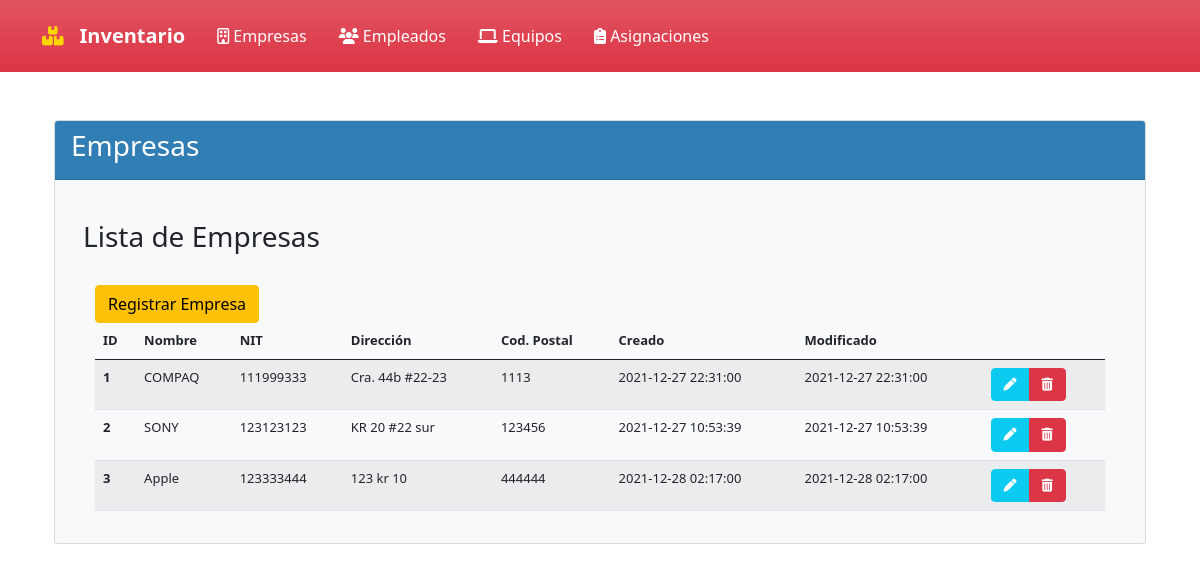
/?controlador=Empresas&accion=Empresas, run on an earlier commit of the app's database.
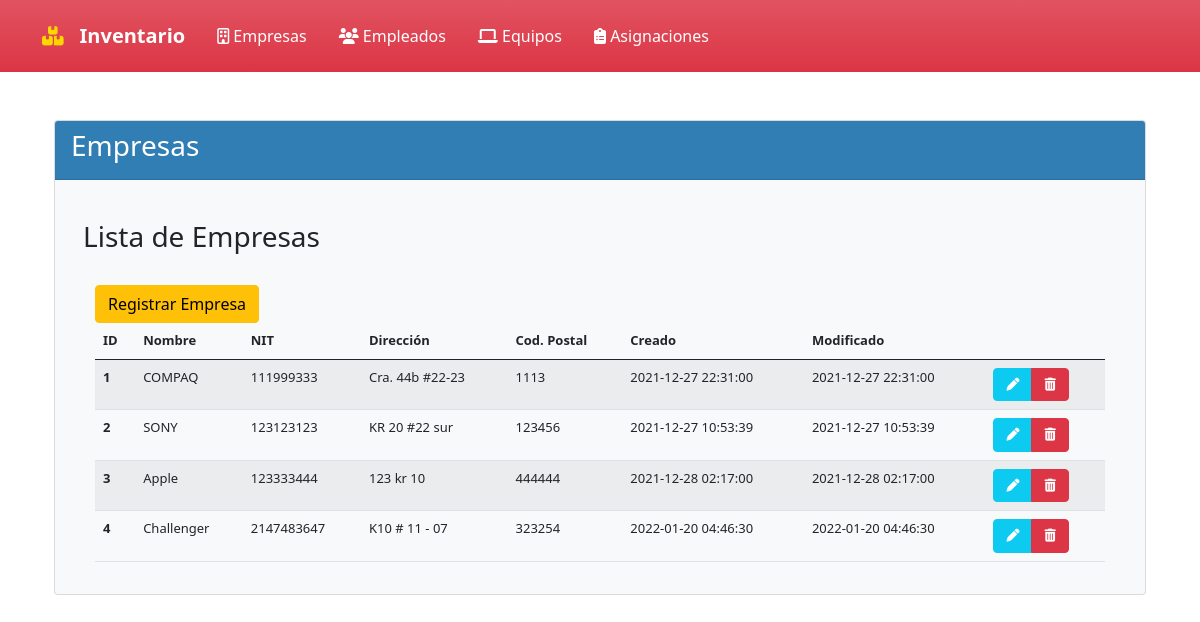
And on a later commit of the database.
### tables this page shows
CREATE TABLE EMPRESA(
ID_EMPRESA INT PRIMARY KEY AUTO_INCREMENT NOT NULL,
RAZON_SOCIAL_EMPRESA VARCHAR (50) NOT NULL,
NIT_EMPRESA INT (9) NOT NULL UNIQUE,
DIRECCION_EMPRESA VARCHAR (50) NOT NULL,
CODIGO_POSTAL_EMPRESA INT (6) NOT NULL,
ESTADO VARCHAR (8) NOT NULL,
CREATED_AT DATETIME NOT NULL,
UPDATED_AT DATETIME NOT NULL
);

### Controllers/controladorEmpresas.php (called while the page is built, shortened)
<?php
include_once("Models/modeloEmpresas.php");
class controladorEmpresas{
    public function Empresas(){
        $empresas= modeloEmpresas::selectEmpresas();
        include_once("Views/Empresas/Empresas.php");
    }
}
?>

### Router.php (called while the page is built, shortened)
<?php
$controlador = new $objControlador();
$accion = ucfirst($accion);
$controlador->$accion();
?>

### Index.php (called while the page is built, shortened)
<?php
    require_once("Views/Template.php");
?>

### Models/modeloEmpresas.php (called while the page is built, shortened)
<?php
class modeloEmpresas{
    public function __construct(
        $ID_EMPRESA,
        $RAZON_SOCIAL_EMPRESA,
        $NIT_EMPRESA,
        $DIRECCION_EMPRESA,
        $CODIGO_POSTAL_EMPRESA,
        $ESTADO,
        $CREATED_AT,
        $UPDATED_AT
        ){
        $this->ID_EMPRESA=$ID_EMPRESA;
        $this->RAZON_SOCIAL_EMPRESA=$RAZON_SOCIAL_EMPRESA;
        $this->NIT_EMPRESA=$NIT_EMPRESA;
        $this->DIRECCION_EMPRESA=$DIRECCION_EMPRESA;
        $this->CODIGO_POSTAL_EMPRESA=$CODIGO_POSTAL_EMPRESA;
        $this->CREATED_AT=$CREATED_AT;
        $this->UPDATED_AT=$UPDATED_AT;
    }
    public static function selectEmpresas(){
        $listaEmpresas=[];
        $conexionDB=connectionDB::crearInstancia();
        $sql = $conexionDB->query("SELECT * FROM EMPRESA  WHERE ESTADO = 'ACTIVO'");
        foreach($sql->fetchAll() as $empresa){
            $listaEmpresas[]=new modeloEmpresas($empresa['ID_EMPRESA'],$empresa['RAZON_SOCIAL_EMPRESA'],$empresa['NIT_EMPRESA'],$empresa['DIRECCION_EMPRESA'],$empresa['CODIGO_POSTAL_EMPRESA'],$empresa['ESTADO'],$empresa['CREATED_AT'],$empresa['UPDATED_AT']);
        };
        return $listaEmpresas;
    }
}
?>

### Views/Empresas/Empresas.php (the view, shortened to what the changed rows need)
<!doctype html>
<html lang="es">
    <head>
        <link rel="stylesheet" href="https://cdn.jsdelivr.net/npm/bootstrap@5.0.2/dist/css/bootstrap.min.css">
    </head>
    <body>
        <div class="container-sm">
            <br>
            <div class="card text-dark bg-light">
                <div class="card-body">
                    <div class="container-sm">
                        <br>
                        <div class="container">
                            <br>
                            <br>
                            <table id="companyTable" class="table table-striped table-hover">
                                <thead>
                                    <tr>
                                        <th scope="col" style="font-size: small;"> ID </th>
                                        <th scope="col" style="font-size: small;"> Nombre </th>
                                        <th scope="col" style="font-size: small;"> NIT </th>
                                        <th scope="col" style="font-size: small;"> Dirección </th>
                                        <th scope="col" style="font-size: small;"> Cod. Postal </th>
                                        <th scope="col" style="font-size: small;"> Creado </th>
                                        <th scope="col" style="font-size: small;"> Modificado </th>
                                        <th scope="col" style="font-size: small;">  </th>
                                    </tr>
                                </thead>
                                <tbody>
                                    <?php foreach($empresas as $empresa){?>
                                        <tr>
                                            <th scope="row" style="font-size: small;"><?php echo $empresa->ID_EMPRESA; ?></th>
                                            <td style="font-size: small;"><?php echo $empresa->RAZON_SOCIAL_EMPRESA; ?></td>
                                            <td style="font-size: small;"><?php echo $empresa->NIT_EMPRESA; ?></td>
                                            <td style="font-size: small;"><?php echo $empresa->DIRECCION_EMPRESA; ?></td>
                                            <td style="font-size: small;"><?php echo $empresa->CODIGO_POSTAL_EMPRESA; ?></td>
                                            <td style="font-size: small;"><?php echo $empresa->CREATED_AT; ?></td>
                                            <td style="font-size: small;"><?php echo $empresa->UPDATED_AT; ?></td>
                                            <td>
                                                <div class="btn-group" role="group" aria-label="">
                                                    <a href="#" class="btn btn-info" style="font-size: small;"> <i class="fas fa-pen" style="color:#ffffff;"></i> </a>
                                                    <a class="btn btn-danger" style="font-size: small;"> <i class="fas fa-trash-alt" style="color:#ffffff;"></i> </a>
                                                </div>
                                            </td>
                                        </tr>
                                    <?php } ?>
                                </tbody>
                            </table>
                        </div>
                    </div>
                </div>
            </div>
        </div>
    </body>
</html>

What changed in the data, as far as the page shows it:
added empresa: ID_EMPRESA "4", RAZON_SOCIAL_EMPRESA "Challenger", NIT_EMPRESA "2147483647", DIRECCION_EMPRESA "K10 # 11 - 07", CODIGO_POSTAL_EMPRESA "323254", CREATED_AT "2022-01-20 04:46:30", UPDATED_AT "2022-01-20 04:46:30"
